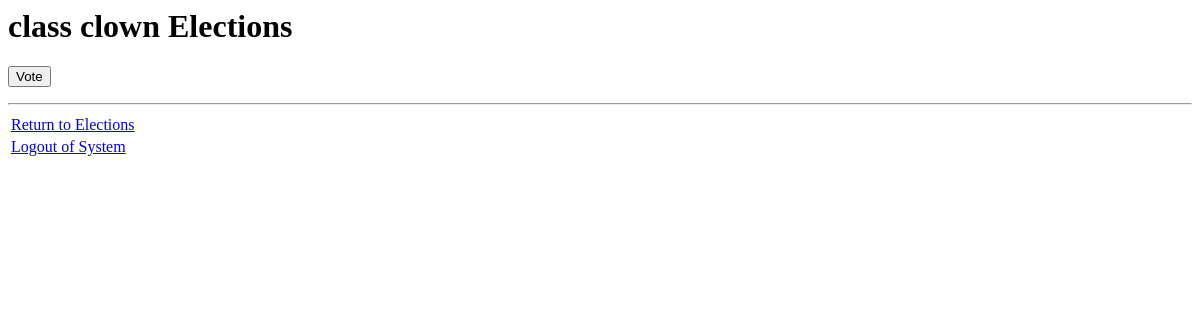
Before: /elections/1/ with the older database file.
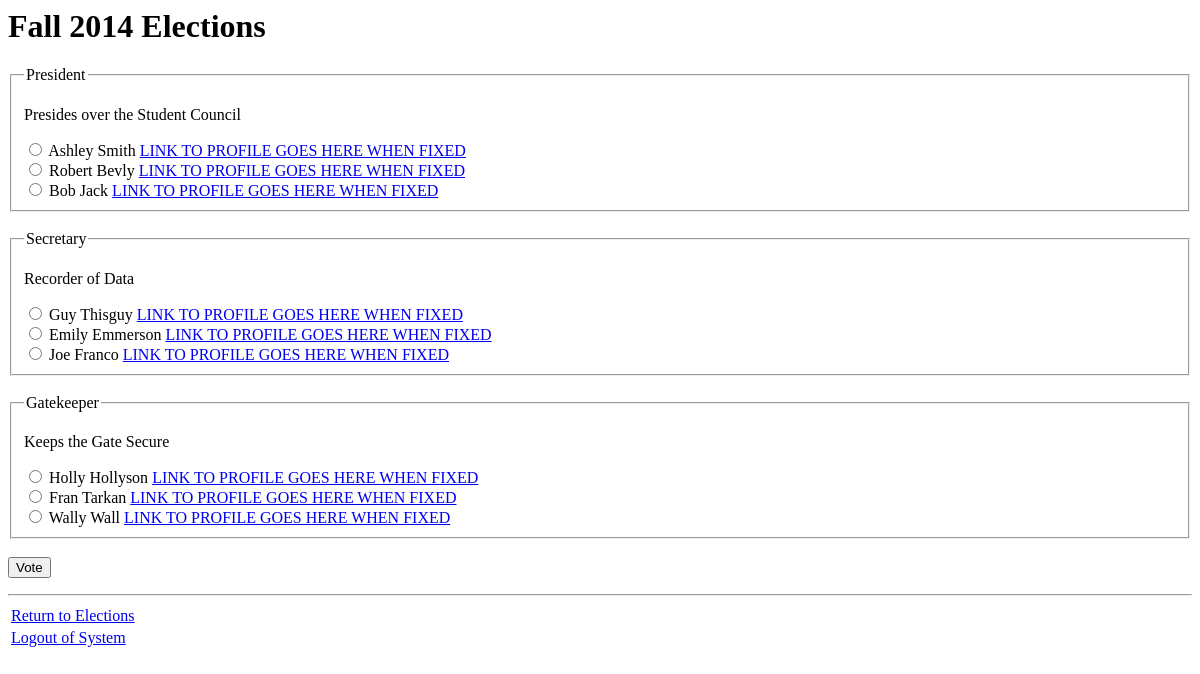
After: the same page with the newer database file.
### elections/models.py (models this page shows, shortened)
class Election(models.Model):
    def in_election_window(self):
        if tz.now() > self.start_date and tz.now() < self.end_date:
            return True
        else:
            return False
    election_text = models.CharField(max_length=200)
    start_date = models.DateTimeField('date election starts')
    end_date = models.DateTimeField('date election ends')
    in_election_window.admin_order_field = 'start_date'
    in_election_window.boolean = True
    in_election_window.short_description = 'In election window?'

class Race(models.Model):
    election = models.ForeignKey(Election)
    race_name = models.CharField(max_length=200, default='')
    race_description = models.CharField(max_length=200, default='')
    race_detail = models.CharField(max_length=200, default='')

class Candidate(models.Model):
    race = models.ForeignKey(Race)
    election = models.ForeignKey(Election)
    candidate_name = models.CharField(max_length=200)

### elections/views.py (the view)
# urls.py: url(r'^(?P<pk>\d+)/$', views.DetailView.as_view(), name='detail'),
class DetailView(generic.DetailView):
    model = Election
    template_name = 'elections/detail.html'

### elections/templates/elections/detail.html (shortened to what this page needs)
<h1>{{ election.election_text }} Elections</h1>
<form action="{% url 'elections:vote' election.id %}" method="post">
{% for race in election.race_set.all %}
	<fieldset class = "radiogroup">
	<legend><label for="race{{ forloop.counter }}">{{ race.race_name }}</label></legend>
	<p>{{ race.race_description }}</p>
	{% for candidate in race.candidate_set.all %}
    <input type="radio" name="candidate_race_{{race.id}}" value="{{ candidate.id }}" />
    <label for="race_{{race.id}}">{{ candidate.candidate_name }}</label>
	<a href="profiles/{{ candidate.id }}/">LINK TO PROFILE GOES HERE WHEN FIXED</a><br />
	{% endfor %}
	</fieldset>
	<br>
{% endfor %}
<input type="submit" value="Vote" />
</form>
<hr>
<table>
	<tr>
		<td><a href="/elections/">Return to Elections</a></td>
	</tr>
	<tr>
		<td><a href="/accounts/logout">Logout of System</a></td>
	</tr>
</table>

Changed rows visible on the page:
changed Election: election_text "class clown" → "Fall 2014"
added Race: race_name "President", race_description "Presides over the Student Council"
now on this page (row edited): Candidate: candidate_name "Ashley Smith", shown under "President"
now on this page (row edited): Candidate: candidate_name "Robert Bevly", shown under "President"
added Candidate: candidate_name "Bob Jack", shown under "President"
added Race: race_name "Secretary", race_description "Recorder of Data"
added Candidate: candidate_name "Guy Thisguy", shown under "Secretary"
added Candidate: candidate_name "Emily Emmerson", shown under "Secretary"
added Candidate: candidate_name "Joe Franco", shown under "Secretary"
added Race: race_name "Gatekeeper", race_description "Keeps the Gate Secure"
added Candidate: candidate_name "Holly Hollyson", shown under "Gatekeeper"
added Candidate: candidate_name "Fran Tarkan", shown under "Gatekeeper"
added Candidate: candidate_name "Wally Wall", shown under "Gatekeeper"
